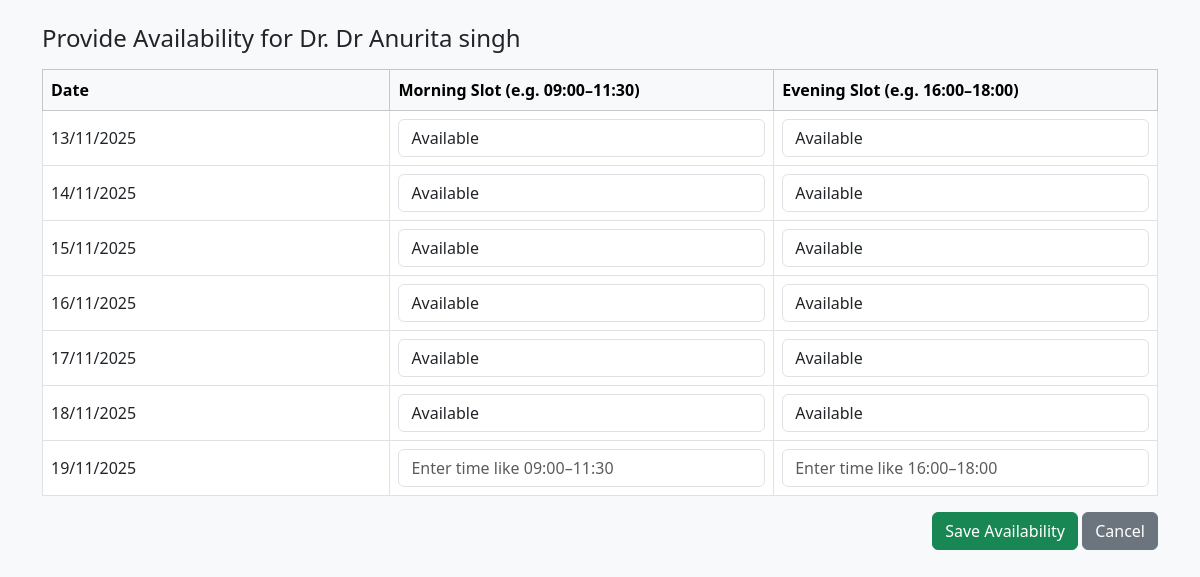
The page /provide_availability/Dr Anurita singh on the database as committed earlier.
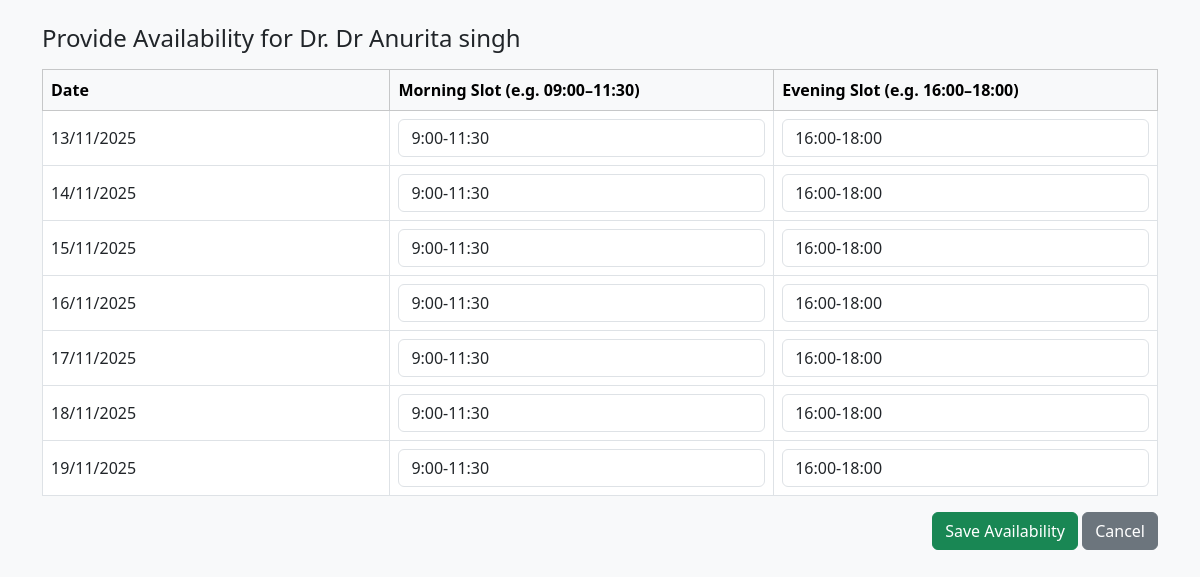
The same page on the database as committed later.
### tables this page shows
CREATE TABLE doctor_availability (
                        id INTEGER PRIMARY KEY AUTOINCREMENT,
                        doctor_name TEXT,
                        date TEXT,
                        morning_slot TEXT,
                        evening_slot TEXT
                    );

### app.py (the view, shortened to what this page needs)
@app.route('/provide_availability/<doctor_name>', methods=['GET', 'POST'])
def provide_availability(doctor_name):
    conn = sqlite3.connect("users.db")
    c = conn.cursor()
    today = datetime.now().date()
    week = [(today + timedelta(days=i)).strftime("%d/%m/%Y") for i in range(7)]
    c.execute("SELECT date, morning_slot, evening_slot FROM doctor_availability WHERE doctor_name=?", (doctor_name,))
    rows = c.fetchall()
    existing = {row[0]: {'morning': row[1], 'evening': row[2]} for row in rows}
    conn.close()
    return render_template('provide_availability.html', doctor_name=doctor_name, week=week, existing=existing)

### templates/provide_availability.html (shortened to what this page needs)
<!doctype html>
<html lang="en">
  <head>
    <link href="https://cdn.jsdelivr.net/npm/bootstrap@5.3.2/dist/css/bootstrap.min.css" rel="stylesheet">
  </head>
  <body class="bg-light">
    <div class="container py-4">
      <h4>Provide Availability for Dr. {{ doctor_name }}</h4>
      <form method="post" class="mt-3">
        <table class="table table-bordered">
          <thead class="table-light">
            <tr>
              <th>Date</th>
              <th>Morning Slot (e.g. 09:00–11:30)</th>
              <th>Evening Slot (e.g. 16:00–18:00)</th>
            </tr>
          </thead>
          <tbody>
            {% for d in week %}
            <tr>
              <td>
                <input type="text" readonly name="date" class="form-control-plaintext" value="{{ d }}">
              </td>
              <td>
                <input type="text" name="morning_slot" class="form-control"
                       value="{{ existing.get(d, {}).get('morning', '') }}"
                       placeholder="Enter time like 09:00–11:30">
              </td>
              <td>
                <input type="text" name="evening_slot" class="form-control"
                       value="{{ existing.get(d, {}).get('evening', '') }}"
                       placeholder="Enter time like 16:00–18:00">
              </td>
            </tr>
            {% endfor %}
          </tbody>
        </table>
        <div class="text-end mt-3">
          <button class="btn btn-success">Save Availability</button>
          <a href="{{ url_for('doctor_dashboard', doctor_name=doctor_name) }}" class="btn btn-secondary">Cancel</a>
        </div>
      </form>
    </div>
  </body>
</html>

Rows that differ between the two databases and show on the page:
removed doctor_availability: morning_slot "Available", evening_slot "Available"
removed doctor_availability: morning_slot "Available", evening_slot "Available"
removed doctor_availability: morning_slot "Available", evening_slot "Available"
removed doctor_availability: morning_slot "Available", evening_slot "Available"
removed doctor_availability: morning_slot "Available", evening_slot "Available"
removed doctor_availability: morning_slot "Available", evening_slot "Available"
added doctor_availability: morning_slot "9:00-11:30", evening_slot "16:00-18:00"
added doctor_availability: morning_slot "9:00-11:30", evening_slot "16:00-18:00"
added doctor_availability: morning_slot "9:00-11:30", evening_slot "16:00-18:00"
added doctor_availability: morning_slot "9:00-11:30", evening_slot "16:00-18:00"
added doctor_availability: morning_slot "9:00-11:30", evening_slot "16:00-18:00"
added doctor_availability: morning_slot "9:00-11:30", evening_slot "16:00-18:00"
added doctor_availability: morning_slot "9:00-11:30", evening_slot "16:00-18:00"
